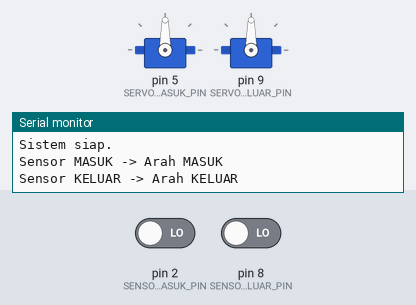
Recording of a sketch running on a simulated Arduino Uno, built with avr-gcc and run on an emulated ATmega328P. Parts: 2 × servo, the last lines printed to the serial monitor. The inputs (shaded band) are chosen by the test bench; at power-on: pin 2 (SENSOR_MASUK_PIN) LOW, pin 8 (SENSOR_KELUAR_PIN) LOW.

Above: at 6.2 s.
6.3 s: pin 2 (SENSOR_MASUK_PIN) driven HIGH
At 8.6 s:
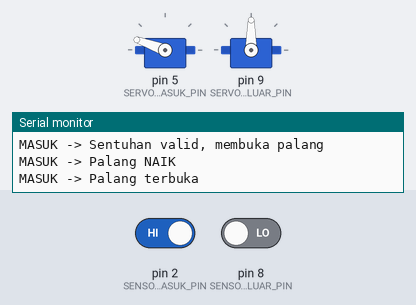
9.3 s: pin 2 (SENSOR_MASUK_PIN) driven LOW and pin 8 (SENSOR_KELUAR_PIN) driven HIGH
12.3 s: pin 8 (SENSOR_KELUAR_PIN) driven LOW
At 13.1 s:
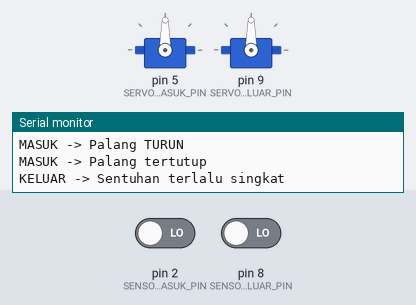
13.8 s: pin 8 (SENSOR_KELUAR_PIN) driven HIGH
At 16.7 s:
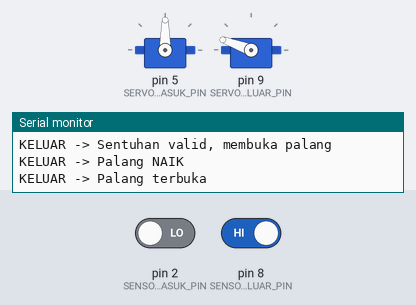
Timing chart, 0 to 20.4 s (numbered marks = the images above; inputs shaded):
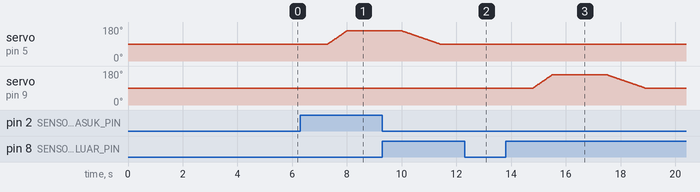

Measured:
- after the input at 6.3 s, servo on pin 5 (SERVO_MASUK_PIN): moves from 90° to 160° over 0.71 s, starting after 1.0 s
- after the input at 12.3 s, servo on pin 9 (SERVO_KELUAR_PIN): stays 90° (without the input it goes to 91° after 0.61 s)
- after the input at 13.8 s, servo on pin 9 (SERVO_KELUAR_PIN): rises from 90° to 160° in 0.71 s, then falls to 90° in 3.4 s

The sketch:

sistem_palang_pintu_dua_arah_dengan_servo_dan_sensor_sentuh.ino
```cpp
#include <Servo.h>


/*
====================================================================
   PALANG OTOMATIS 2 ARAH: Arduino Uno + 2 Touch Sensor + 2 Servo
====================================================================

ALUR:
- ARAH MASUK: Sensor disentuh & ditahan 1s -> Servo naik perlahan -> Servo tetap terbuka selama 2s -> Servo menutup kembali
- ARAH KELUAR: Sensor disentuh & ditahan 1s -> Servo naik perlahan -> Servo tetap terbuka selama 2s -> Servo menutup kembali

Note:
- Sentuhan kurang dari 1 detik diabaikan.
- Setiap arah memiliki 1 Touch Sensor dan 1 Servo.

PEMASANGAN:
- TOUCH SENSOR MASUK: SIG -> D2, VCC -> 5V, GND -> GND
- TOUCH SENSOR KELUAR: SIG -> D8, VCC -> 5V, GND -> GND
- SERVO MG90S MASUK: Signal -> D5, VCC -> 5V, GND -> GND
- SERVO MG90S KELUAR: Signal -> D9, VCC -> 5V, GND -> GND
*/


// ==================================================
// 1. KONFIGURASI PIN
// ==================================================

const int SENSOR_MASUK_PIN = 2;
const int SENSOR_KELUAR_PIN = 8;

const int SERVO_MASUK_PIN = 5;
const int SERVO_KELUAR_PIN = 9;


// ==================================================
// 2. POSISI SERVO
// ==================================================

const int CLOSED_POSITION = 90;   // Palang mendatar
const int OPEN_POSITION   = 160;   // Palang tegak


// ==================================================
// 3. PENGATURAN WAKTU
// ==================================================

// Jeda setiap perpindahan 1 derajat.
// Semakin besar nilainya, semakin lambat servo bergerak.

const int OPEN_DELAY  = 10;   // Kecepatan saat membuka
const int CLOSE_DELAY = 20;   // Kecepatan saat menutup

const unsigned long OPEN_HOLD_TIME = 2000UL;   // Lama palang berada pada posisi terbuka.
const unsigned long TOUCH_HOLD_TIME = 1000UL;   // Lama sensor harus disentuh agar dianggap valid.
const unsigned long HORN_SETUP_TIME = 5000UL;   // Waktu untuk memasang horn servo saat startup.


// ==================================================
// 4. CLASS PALANG
// ==================================================

class BarrierDirection {
private:
  Servo servo;

  int sensorPin;
  int servoPin;

  int currentPosition;

  const char* directionName;

public:
  // ==================================================
  // CONSTRUCTOR
  // ==================================================

  BarrierDirection(
    int sensorPin,
    int servoPin,
    const char* directionName
  ) {
    this->sensorPin = sensorPin;
    this->servoPin = servoPin;
    this->directionName = directionName;

    currentPosition = CLOSED_POSITION;
  }


  // ==================================================
  // INISIALISASI PALANG
  // ==================================================

  void begin() {
    pinMode(sensorPin, INPUT);

    servo.attach(servoPin);

    servo.write(CLOSED_POSITION);

    currentPosition = CLOSED_POSITION;
  }


  // ==================================================
  // GERAKKAN SERVO
  // ==================================================

  void moveTo(int targetPosition, int delayTime) {
    // Servo bergerak 1 derajat setiap langkah sampai mencapai posisi tujuan.

    while (currentPosition != targetPosition) {
      if (currentPosition < targetPosition) {
        currentPosition++;
      }

      else {
        currentPosition--;
      }

      servo.write(currentPosition);

      delay(delayTime);
    }
  }


  // ==================================================
  // PERIKSA SENTUHAN
  // ==================================================

  bool isTouchValid() {
    // Waktu mulainya.
    unsigned long startTime = millis();

    // Sensor harus tetap HIGH selama TOUCH_HOLD_TIME.
    while (digitalRead(sensorPin) == HIGH) {
      if (millis() - startTime >= TOUCH_HOLD_TIME) {
        return true;
      }

      delay(10);
    }

    // Sensor dilepas sebelum waktunya.
    return false;
  }


  // ==================================================
  // BUKA DAN TUTUP PALANG
  // ==================================================

  void openAndClose() {
    Serial.print(directionName);
    Serial.println(" -> Palang NAIK");

    moveTo(OPEN_POSITION, OPEN_DELAY);

    Serial.print(directionName);
    Serial.println(" -> Palang terbuka");

    delay(OPEN_HOLD_TIME);

    Serial.print(directionName);
    Serial.println(" -> Palang TURUN");

    moveTo(CLOSED_POSITION, CLOSE_DELAY);

    Serial.print(directionName);
    Serial.println(" -> Palang tertutup");
  }


  // ==================================================
  // PERIKSA SENSOR & JALANKAN PALANG
  // ==================================================

  void update() {
    // Cek apakah sensor sedang disentuh.
    if (digitalRead(sensorPin) == HIGH) {
      // Periksa apakah sentuhan cukup lama.
      if (isTouchValid()) {
        Serial.print(directionName);
        Serial.println(" -> Sentuhan valid, membuka palang");

        // Proses Buka Tutup Palang.
        openAndClose();

        // Tunggu sampai jari dilepas agar palang tidak membuka kembali.
        while (digitalRead(sensorPin) == HIGH) {
          delay(10);
        }

        // Debounce.
        delay(500);
      }

      else {
        Serial.print(directionName);
        Serial.println(" -> Sentuhan terlalu singkat");
      }
    }
  }
};


// ==================================================
// 5. OBJEK & STATUS
// ==================================================

BarrierDirection masuk(SENSOR_MASUK_PIN, SERVO_MASUK_PIN, "MASUK");

BarrierDirection keluar(SENSOR_KELUAR_PIN, SERVO_KELUAR_PIN, "KELUAR");


// ==================================================
// 6. SETUP
// ==================================================

void setup() {
  Serial.begin(9600);

  // Inisialisasi palang.
  masuk.begin();
  keluar.begin();

  // Persiapan pemasangan horn servo.
  Serial.println("Servo berada di posisi TUTUP.");
  Serial.println("Pasang horn servo sekarang...");

  delay(HORN_SETUP_TIME);

  Serial.println("Sistem siap.");

  Serial.println("Sensor MASUK -> Arah MASUK");
  Serial.println("Sensor KELUAR -> Arah KELUAR");
}


// ==================================================
// 7. LOOP
// ==================================================

void loop() {
  // Periksa palang arah MASUK.
  masuk.update();

  // Periksa palang arah KELUAR.
  keluar.update();
}
```
